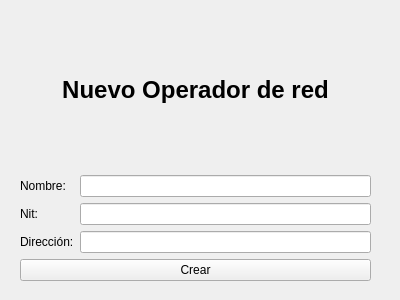
<?xml version="1.0" encoding="UTF-8"?>
<ui version="4.0">
 <class>Form</class>
 <widget class="QWidget" name="Form">
  <property name="geometry">
   <rect>
    <x>0</x>
    <y>0</y>
    <width>400</width>
    <height>300</height>
   </rect>
  </property>
  <property name="windowTitle">
   <string>Nuevo Operador</string>
  </property>
  <widget class="QWidget" name="">
   <property name="geometry">
    <rect>
     <x>20</x>
     <y>10</y>
     <width>351</width>
     <height>271</height>
    </rect>
   </property>
   <layout class="QGridLayout" name="gridLayout">
    <item row="0" column="0" colspan="2">
     <widget class="QLabel" name="label">
      <property name="font">
       <font>
        <pointsize>18</pointsize>
        <weight>75</weight>
        <bold>true</bold>
       </font>
      </property>
      <property name="text">
       <string>Nuevo Operador de red</string>
      </property>
      <property name="alignment">
       <set>Qt::AlignCenter</set>
      </property>
     </widget>
    </item>
    <item row="1" column="0">
     <widget class="QLabel" name="label_2">
      <property name="text">
       <string>Nombre:</string>
      </property>
     </widget>
    </item>
    <item row="1" column="1">
     <widget class="QLineEdit" name="le_nombre"/>
    </item>
    <item row="2" column="0">
     <widget class="QLabel" name="label_3">
      <property name="text">
       <string>Nit:</string>
      </property>
     </widget>
    </item>
    <item row="2" column="1">
     <widget class="QLineEdit" name="le_nit"/>
    </item>
    <item row="3" column="0">
     <widget class="QLabel" name="label_4">
      <property name="text">
       <string>Dirección:</string>
      </property>
     </widget>
    </item>
    <item row="3" column="1">
     <widget class="QLineEdit" name="le_direccion"/>
    </item>
    <item row="4" column="0" colspan="2">
     <widget class="QPushButton" name="btn_crear">
      <property name="text">
       <string>Crear</string>
      </property>
     </widget>
    </item>
   </layout>
  </widget>
 </widget>
 <resources/>
 <connections/>
</ui>
